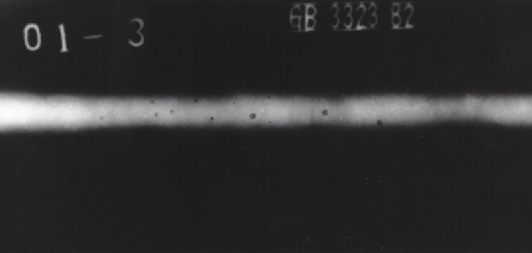
%> input picture source7.bmp, 532 x 253 px
$ octave main.m   (GNU Octave 9; MATLAB toolbox functions it lacks are replaced by stand-ins)
%> lines starting %> are read from the running program, lines starting %| are printed output that depends on the picture
### readSourceFile.m
function grayImage = readSourceFile(fileName)
%> called with fileName = 'source7.bmp'

sourceImage = imread(fileName);
%> sourceImage is the input picture: size 253x532x3 uint8; mean R, G, B 46.8, 45.7, 45.4
grayImage = rgb2gray(sourceImage);

### smooth.m
function smoothImage = smooth(grayImage, factorSize)
%> called with factorSize = 15

[width, height] = size(grayImage);
%> width = 253; height = 532
doublesmoothImage = zeros(width, height);
 halfSize = floor(factorSize/2);
for i = 1 : width
    for j = 1 : height
       %计算X开始和终止坐标
       if i - halfSize < 1
           startX = 1;
       else
           startX = i - halfSize;
       end
       if i + halfSize > width
           endX = width;
       else
           endX = i + halfSize;
       end
       %计算Y开始和终止坐标
       if j - halfSize < 1
          startY = 1;
       else
          startY = j - halfSize;
       end
       if j + halfSize > height
           endY = height;
       else
           endY = j + halfSize;
       end
       %计算15*15模板均值
       sumValue = sum(sum(grayImage(startX:endX, startY:endY)));
       count = (endX + 1 - startX) * (endY + 1 - startY);
       doublesmoothImage(i, j) = sumValue / count;
    end
end
%> after the loop, endX = 253; endY = 532; startX = 246; startY = 525
doublesmoothImage = fix(doublesmoothImage);
smoothImage = uint8(doublesmoothImage);

### getUpDownBorder.m
function [upBorder, downBorder] = getUpDownBorder(image)

[height, width] = size(image);
%> height = 253; width = 532
innerHeight = 8;
interval = 6;
minusInterval = 0 - interval;
[globalAverage, globalConsist] = regionAverageConsistent(image, 1, width, 1, height);
%> after the loop in getHistArrayCore, `for pixel = 0 : grayScale - 1`: histArray = 256 values, max 0.17 at index 31, min 0 at index 1, mean 0.00391
%> the loop in averagePixel, `for pixel = 1 : grayScale` made 256 passes
%> averagePixel on passes 1 to 3: 0, 0, 0
%> after the loop in averagePixel, `for pixel = 1 : grayScale`: averagePixel = 46.54
%> the loop in getConsistency, `for i = 1 : grayScale` made 256 passes
%> after the loop in getConsistency, `for i = 1 : grayScale`: consistency = 0.0874
%> globalAverage = 46.54; globalConsist = 0.0874
initLeftUpPoint = ceil(height/2 - innerHeight/2);
%> initLeftUpPoint = 123
[initAverage, initConsist] = regionAverageConsistent(image, 1, width,initLeftUpPoint, innerHeight);
%> the loop in averagePixel (call 2), `for pixel = 1 : grayScale` made 256 passes
%> the loop in getConsistency (call 2), `for i = 1 : grayScale` made 256 passes
%> initAverage = 84.75; initConsist = 0.0109

for leftUpPoint = initLeftUpPoint - interval :  minusInterval : 1
    [currentAverage, currentConsist] = regionAverageConsistent(image, 1, width, ceil(leftUpPoint), innerHeight);
    if currentAverage < initAverage - abs(initAverage - globalAverage) &&  currentConsist > (globalConsist + initConsist)/2
       break;
    end
end
%> this loop made 7 passes
%> (averageValue in regionAverageConsistent, currentAverage, currentConsist) on passes 1 to 7: (129.1, 129.1, 0.00855), (158.2, 158.2, 0.0117), (157.1, 157.1, 0.0127), (125.4, 125.4, 0.0106), (79.22, 79.22, 0.0133), (45.39, 45.39, 0.0327), (33.49, 33.49, 0.117)

upBorder = ceil(leftUpPoint);
%> upBorder = 81

for leftDownPoint = initLeftUpPoint + interval : interval : height-innerHeight
    [currentAverage, currentConsist] = regionAverageConsistent(image, 1, width, floor(leftDownPoint), innerHeight);
    if currentAverage < initAverage - abs(initAverage - globalAverage) &&  currentConsist > (globalConsist + initConsist)/2
       break;
    end
end
%> this loop made 2 passes
%> (averageValue in regionAverageConsistent, currentAverage, currentConsist) on passes 1 to 2: (49.38, 49.38, 0.0351), (34.92, 34.92, 0.129)

downBorder = floor(leftDownPoint + innerHeight);
%> downBorder = 143

roiHeight = downBorder - upBorder;
%> roiHeight = 62
addPercent = 0.04;
addEachSideHeight = roiHeight * addPercent / 2;
%> addEachSideHeight = 1.24
upBorder = upBorder - addEachSideHeight;
%> upBorder = 79.76
downBorder = downBorder + addEachSideHeight;
%> downBorder = 144.2
upBorder = int32(upBorder);
%> upBorder = 80
downBorder = int32(downBorder);
%> downBorder = 144

### getHistArray.m
function histArray = getHistArray(image, startX, width, startY, height)

histArray = getHistArrayCore(image(startY: startY - 1 + height, startX : startX - 1 + width));


function histArray = getHistArrayCore(image)
global grayScale;
histArray = zeros(1, grayScale);
[height, width] = size(image);
pixelCount = height * width;
for pixel = 0 : grayScale - 1
    histArray(1, pixel+1) = sum(sum(image == pixel)) / pixelCount;
end

### regionAverageConsistent.m
function [averageValue, consistency] = regionAverageConsistent(image, startX, width, startY, height)

histArray = getHistArray(image, startX, width, startY, height);
averageValue = averagePixel(histArray);
consistency = getConsistency(histArray);

### averagePixel.m
function averagePixel = averagePixel(histArray)

averagePixel = 0;
global grayScale;
for pixel = 1 : grayScale
   averagePixel = averagePixel + pixel * histArray(pixel);
end

### getConsistency.m
function consistency = getConsistency(histArray)

consistency = 0;
global grayScale;
for i = 1 : grayScale
    consistency = consistency + histArray(i) * histArray(i);
end

### waveDenoise.m
function [XDEN,cfsDEN,dimCFS] = func_denoise_dw2d(X)
% FUNC_DENOISE_DW2D Saved Denoising Process.
%   X: matrix of data
%   -----------------
%   XDEN: matrix of denoised data
%   cfsDEN: decomposition vector (see WAVEDEC2)
%   dimCFS: corresponding bookkeeping matrix

%  Auto-generated by Wavelet Toolbox on 21-Jun-2014 19:00:07

% Analysis parameters.
%---------------------
wname = 'sym4';
level = 4;

% Denoising parameters.
%-----------------------
% meth = 'sqtwolog';
% scal_OR_alfa = one;
sorh = 's';    % Specified soft or hard thresholding
thrSettings =  [...
    4.855789193353290      4.569402090104097      4.274011848021932      3.971418235788254 ; ...
    4.855789193353290      4.569402090104097      4.273627570237765      3.971418235788254 ; ...
    4.855789193353290      4.569402090104097      4.273627570237765      3.971418235788254   ...
    ];
roundFLAG = true;

% Denoise using WDENCMP.
%----------------------
[coefs,sizes] = wavedec2(X,level,wname);
[XDEN,cfsDEN,dimCFS] = wdencmp('lvd',coefs,sizes, ...
    wname,level,thrSettings,sorh);
if roundFLAG , XDEN = round(XDEN); end
if isequal(class(X),'uint8') , XDEN = uint8(XDEN); end

### main.m
%%
%清理
clear all;
clc;
global grayScale;
grayScale = 256;

%%
%读图
grayImage = readSourceFile('source7.bmp');
% [4 lines of commented-out code are left out]
%%
%15*15均值滤波
smoothImage = smooth(grayImage, 15);
% showImage(smoothImage);

%%
%初步确定焊缝上下边界
[upBorder, downBorder] = getUpDownBorder(smoothImage)
%> upBorder = 80; downBorder = 144
% region = smoothImage(upBorder : downBorder, :);

sourceROI = grayImage(upBorder : downBorder, :);
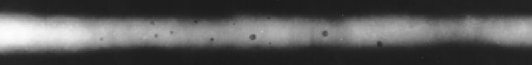
%> sourceROI: size 65x532 uint8; min 25, max 253, mean 84.8

% [7 lines of commented-out code are left out]
%%
%确定准确焊缝边界
% histeqImage = getHisteqImage(sourceROI);
%做小波降噪
[fixedImage,a,b] = waveDenoise(sourceROI);
%> in func_denoise_dw2d, `[coefs,sizes] = wavedec2(X,level,wname);`: sizes = [10 39; 10 39; 14 72; 21 138; 36 269; 65 532]
%> the run ends on the next line

$ run again, with source10.bmp copied over source7.bmp
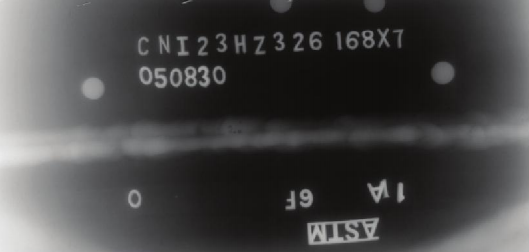
%> input picture source10.bmp, 529 x 252 px
%> in readSourceFile, sourceImage is the input picture: size 252x529x3 uint8; mean R, G, B 71, 70.6, 70.5
%> after the loop in smooth, `for i = 1 : width`:
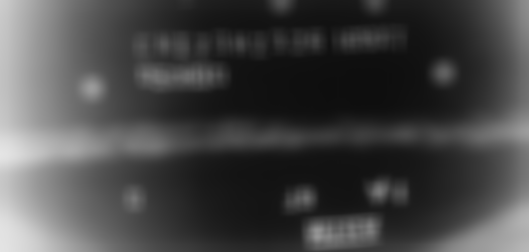
%> doublesmoothImage: size 252x529 double; min 14.8, max 229.1, mean 70.6
%> after the loop in smooth, `for i = 1 : width`: endX = 252; endY = 529; startX = 245; startY = 522
%> after the loop in getHistArrayCore, `for pixel = 0 : grayScale - 1`: histArray = 256 values, max 0.0294 at index 20, min 0 at index 1, mean 0.00391
%> the loop in averagePixel, `for pixel = 1 : grayScale` made 256 passes
%> averagePixel on passes 1 to 3: 0, 0, 0
%> after the loop in averagePixel, `for pixel = 1 : grayScale`: averagePixel = 71.13
%> the loop in getConsistency, `for i = 1 : grayScale` made 256 passes
%> after the loop in getConsistency, `for i = 1 : grayScale`: consistency = 0.00917
%> globalAverage = 71.13; globalConsist = 0.00917
%> the loop in averagePixel (call 2), `for pixel = 1 : grayScale` made 256 passes
%> the loop in getConsistency (call 2), `for i = 1 : grayScale` made 256 passes
%> initAverage = 78.06; initConsist = 0.0112
%> the loop in getUpDownBorder, `for leftUpPoint = initLeftUpPoint - interval :  minusInterval : 1` made 1 pass
%> (averageValue in regionAverageConsistent, currentAverage, currentConsist) on pass 1: (65.86, 65.86, 0.0135)
%> the loop in getUpDownBorder, `for leftDownPoint = initLeftUpPoint + interval : interval : height-inn..` made 6 passes
%> (averageValue in regionAverageConsistent, currentAverage, currentConsist) on passes 1 to 6: (91.07, 91.07, 0.0119), (98.21, 98.21, 0.0139), (95.35, 95.35, 0.00974), (85.21, 85.21, 0.00909), (73.77, 73.77, 0.0152), (65.22, 65.22, 0.0365)
%> `[upBorder, downBorder] = getUpDownBorder(smoothImage)`: upBorder = 115; downBorder = 167
%> `sourceROI = grayImage(upBorder : downBorder, :);`:
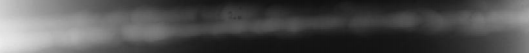
%> sourceROI: size 53x529 uint8; min 15, max 236, mean 79.4
%> sizes = [9 39; 9 39; 12 72; 18 137; 30 268; 53 529]

$ run again, with source11.bmp copied over source7.bmp
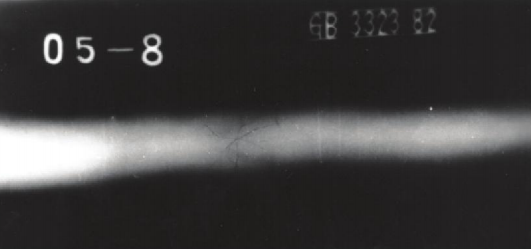
%> input picture source11.bmp, 531 x 249 px
%> in readSourceFile, sourceImage is the input picture: size 249x531x3 uint8; mean R, G, B 61.4, 60.3, 60.5
%> after the loop in smooth, `for i = 1 : width`:
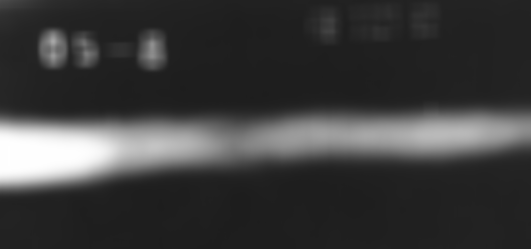
%> doublesmoothImage: size 249x531 double; min 29.44, max 255, mean 60.8
%> after the loop in smooth, `for i = 1 : width`: endX = 249; endY = 531; startX = 242; startY = 524
%> after the loop in getHistArrayCore, `for pixel = 0 : grayScale - 1`: histArray = 256 values, max 0.141 at index 31, min 0 at index 1, mean 0.00391
%> the loop in averagePixel, `for pixel = 1 : grayScale` made 256 passes
%> averagePixel on passes 1 to 3: 0, 0, 0
%> after the loop in averagePixel, `for pixel = 1 : grayScale`: averagePixel = 61.25
%> the loop in getConsistency, `for i = 1 : grayScale` made 256 passes
%> after the loop in getConsistency, `for i = 1 : grayScale`: consistency = 0.0675
%> globalAverage = 61.25; globalConsist = 0.0675
%> initAverage = 125; initConsist = 0.0111
%> the loop in getUpDownBorder, `for leftUpPoint = initLeftUpPoint - interval :  minusInterval : 1` made 3 passes
%> (averageValue in regionAverageConsistent, currentAverage, currentConsist) on passes 1 to 3: (88.05, 88.05, 0.0113), (57.55, 57.55, 0.0194), (40.44, 40.44, 0.0605)
%> the loop in getUpDownBorder, `for leftDownPoint = initLeftUpPoint + interval : interval : height-inn..` made 10 passes
%> (averageValue in regionAverageConsistent, currentAverage, currentConsist) on passes 1 to 8: (156.1, 156.1, 0.0122), (173.1, 173.1, 0.013), (175.1, 175.1, 0.0107), (164.3, 164.3, 0.0183), (144.3, 144.3, 0.0267), (121.1, 121.1, 0.0207), (100.1, 100.1, 0.0216), (82.45, 82.45, 0.0476)
%> `[upBorder, downBorder] = getUpDownBorder(smoothImage)`: upBorder = 101; downBorder = 191
%> `sourceROI = grayImage(upBorder : downBorder, :);`:
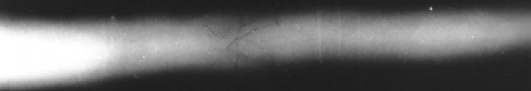
%> sourceROI: size 91x531 uint8; min 27, max 255, mean 104.5
%> sizes = [12 39; 12 39; 17 72; 28 138; 49 269; 91 531]
